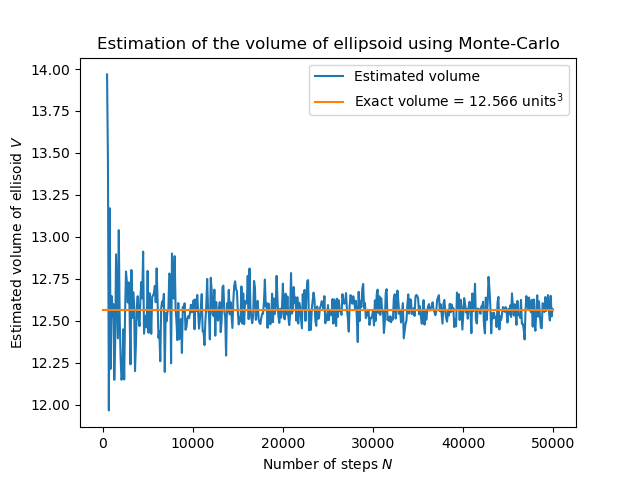

Write Python code to recreate this figure.
# Imports
from ellipsoid import *
import numpy as np

# Define semi-axes
a = 1.0
b = 1.5
c = 2.0
N_max = 50000

# Range of steps N to be taken while estimating the area
steps = [ i for i in range(500, N_max, 100) ]

y, x = list_volumes(steps, a, b, c)
plt.plot(x, y, label='Estimated volume')

exact_x = np.linspace(0, 50000, 100)
exact_y = np.ones(100) * 12.566
plt.plot(exact_x, exact_y, label='Exact volume = 12.566 units$^3$')
plt.xlabel('Number of steps $N$')
plt.ylabel('Estimated volume of ellisoid $V$')
plt.title('Estimation of the volume of ellipsoid using Monte-Carlo')
plt.legend()
plt.show()
